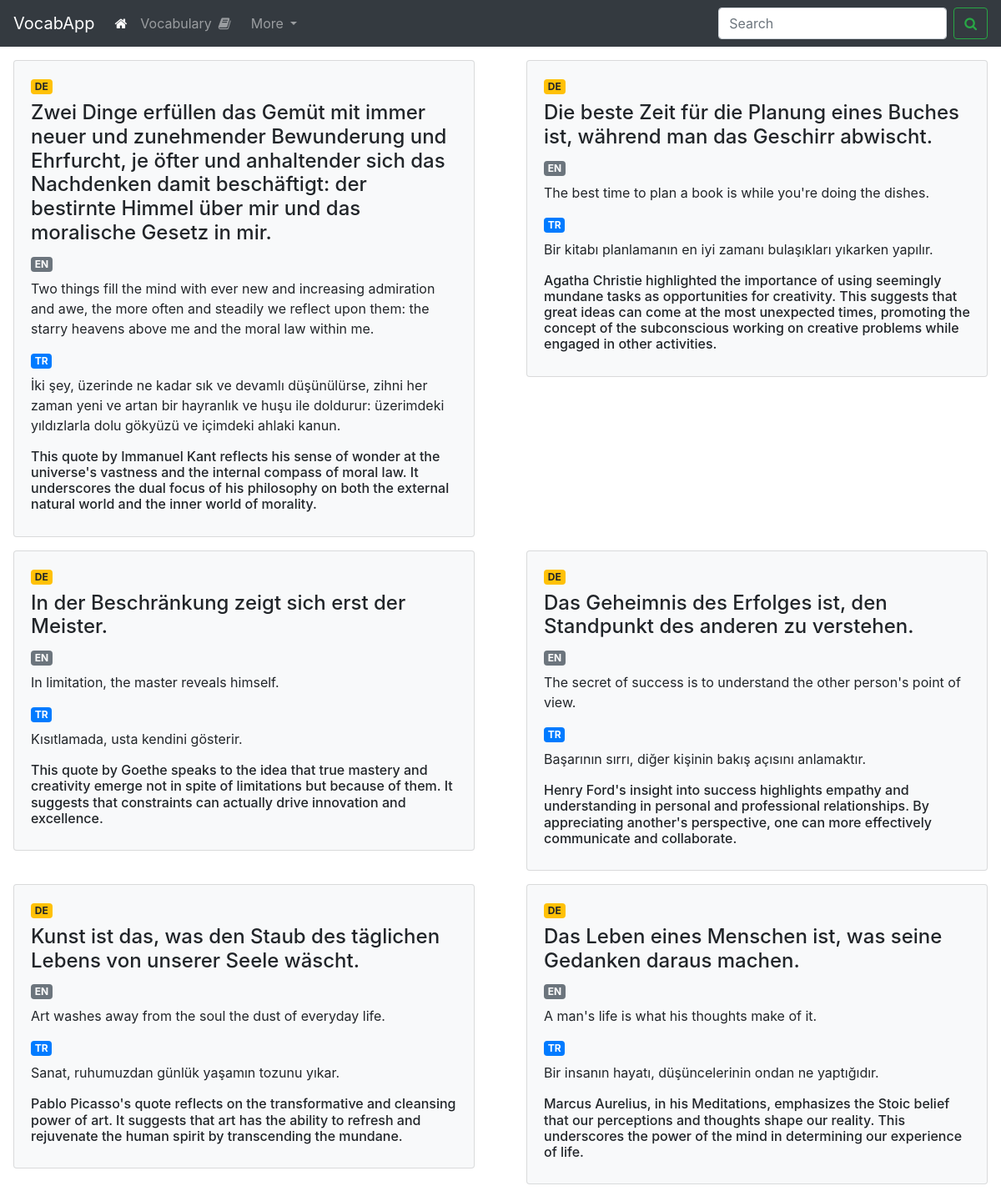
Screenshot of /quotes (upper part) with the database file from the repository.
### app.py (models this page shows)
class Quotes(db.Model):
    __tablename__ = 'quotes'
    id = db.Column(db.Integer, primary_key=True, index=True)
    quote_de = db.Column(db.String)
    quote_en = db.Column(db.String)
    quote_tr = db.Column(db.String)
    explanation_en = db.Column(db.String)

### app.py (the view)
@app.route('/quotes', methods=['POST','GET'])
def quotes():
    quotes_all = Quotes.query.filter_by().all()
    return render_template('quotes.html', quotes_all=quotes_all)

### templates/quotes.html (shortened to what this page needs)
<!DOCTYPE html>
<html lang="en">
<head>
    <link rel="stylesheet" href="https://stackpath.bootstrapcdn.com/bootstrap/4.3.1/css/bootstrap.min.css">
    <link rel="stylesheet" href="https://cdnjs.cloudflare.com/ajax/libs/font-awesome/4.7.0/css/font-awesome.min.css">
</head>
<body>
    <nav class="navbar navbar-expand-lg navbar-dark bg-dark sticky-top">
        <a class="navbar-brand" href="{{ url_for('index') }}">VocabApp</a>
        <div class="collapse navbar-collapse" id="navbarSupportedContent">
          <ul class="navbar-nav mr-auto">
            <li class="nav-item active">
              <a class="nav-link" href="{{ url_for('index') }}"><i class="fa fa-home"></i> <span class="sr-only">(current)</span></a>
            </li>
            <li class="nav-item">
              <a class="nav-link" href="{{url_for('exercise_flip')}}">Vocabulary<i class="fa fa-book mx-2"></i></a>
            </li>
            <li class="nav-item dropdown">
              <a class="nav-link dropdown-toggle" href="#" id="navbarDropdown" role="button" data-toggle="dropdown" aria-haspopup="true" aria-expanded="false">
                More
              </a>
            </li>
          </ul>
          <form class="form-inline my-2 my-lg-0">
            <input class="form-control mr-sm-2" type="search" placeholder="Search" aria-label="Search">
            <button class="btn btn-outline-success my-2 my-sm-0" type="submit"><i class="fa fa-search" aria-hidden="true"></i></button>
          </form>
        </div>
      </nav>
    <div class="row">
        {% for quote in quotes_all %}
            <div class="col-md-6">
                <div class="card mt-3 mx-3 bg-light">
                    <div class="card-body">
                        <h6><span class="badge badge-warning"> DE </span> </h6>
                        <h4 class="card-title">{{ quote.quote_de }}</h4>
                        <h6><span class="badge badge-secondary"> EN </span> </h6>
                        <p class="card-text">{{ quote.quote_en }}</p>
                        <h6><span class="badge badge-primary"> TR </span> </h6>
                        <p class="card-text">{{ quote.quote_tr }}</p>
                        <h6>{{ quote.explanation_en }}</h6>
                    </div>
                </div>
            </div>
            {% if loop.index is divisibleby 2 %}
                </div><div class="row">
            {% endif %}
        {% endfor %}
    </div>
</body>
</html>

### templates/quotes.html (style rules this page uses)
body { overflow-x: hidden; }

### rows the page displays
Quotes: quote_de "Zwei Dinge erfüllen das Gemüt mit immer neuer und zunehmender Bewunderung und Ehrfurcht, je öfter und anhaltender sich das Nachdenken damit beschäftigt: der bestirnte Himmel über mir und das moralische Gesetz in mir.", quote_en "Two things fill the mind with ever new and increasing admiration and awe, the more often and steadily we reflect upon them: the starry heavens above me and the moral law within me.", quote_tr "İki şey, üzerinde ne kadar sık ve devamlı düşünülürse, zihni her zaman yeni ve artan bir hayranlık ve huşu ile doldurur: üzerimdeki yıldızlarla dolu gökyüzü ve içimdeki ahlaki kanun.", explanation_en "This quote by Immanuel Kant reflects his sense of wonder at the universe's vastness and the internal compass of moral law. It underscores the dual focus of his philosophy on both the external natural world and the inner world of morality."
Quotes: quote_de "Die beste Zeit für die Planung eines Buches ist, während man das Geschirr abwischt.", quote_en "The best time to plan a book is while you're doing the dishes.", quote_tr "Bir kitabı planlamanın en iyi zamanı bulaşıkları yıkarken yapılır.", explanation_en "Agatha Christie highlighted the importance of using seemingly mundane tasks as opportunities for creativity. This suggests that great ideas can come at the most unexpected times, promoting the concept of the subconscious working on creative problems while engaged in other activities."
Quotes: quote_de "In der Beschränkung zeigt sich erst der Meister.", quote_en "In limitation, the master reveals himself.", quote_tr "Kısıtlamada, usta kendini gösterir.", explanation_en "This quote by Goethe speaks to the idea that true mastery and creativity emerge not in spite of limitations but because of them. It suggests that constraints can actually drive innovation and excellence."
Quotes: quote_de "Das Geheimnis des Erfolges ist, den Standpunkt des anderen zu verstehen.", quote_en "The secret of success is to understand the other person's point of view.", quote_tr "Başarının sırrı, diğer kişinin bakış açısını anlamaktır.", explanation_en "Henry Ford's insight into success highlights empathy and understanding in personal and professional relationships. By appreciating another's perspective, one can more effectively communicate and collaborate."
Quotes: quote_de "Kunst ist das, was den Staub des täglichen Lebens von unserer Seele wäscht.", quote_en "Art washes away from the soul the dust of everyday life.", quote_tr "Sanat, ruhumuzdan günlük yaşamın tozunu yıkar.", explanation_en "Pablo Picasso's quote reflects on the transformative and cleansing power of art. It suggests that art has the ability to refresh and rejuvenate the human spirit by transcending the mundane."
Quotes: quote_de "Das Leben eines Menschen ist, was seine Gedanken daraus machen.", quote_en "A man's life is what his thoughts make of it.", quote_tr "Bir insanın hayatı, düşüncelerinin ondan ne yaptığıdır.", explanation_en "Marcus Aurelius, in his Meditations, emphasizes the Stoic belief that our perceptions and thoughts shape our reality. This underscores the power of the mind in determining our experience of life."
